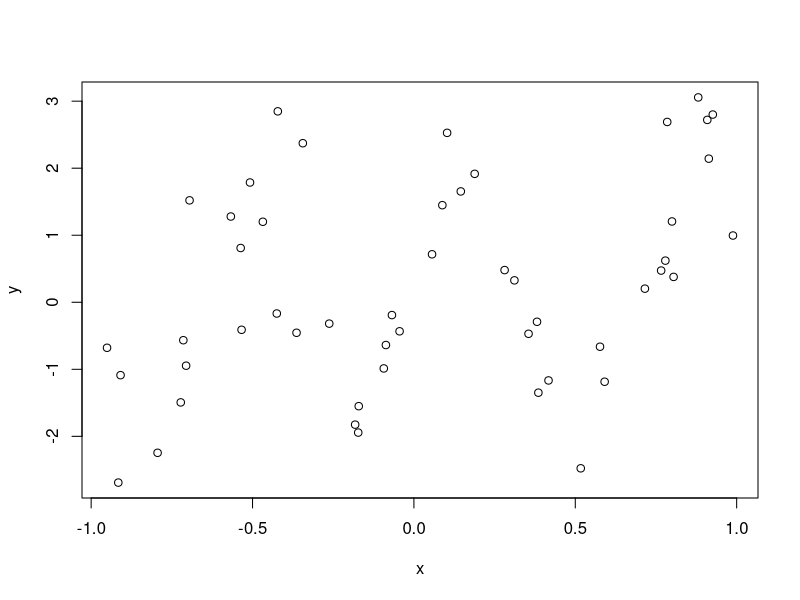

Recreate this plot in R.
## ---- chunk 1

## ---- chunk 2
set.seed(123)
N = 50
x = runif(N, -1, 1)
e = rnorm(N, 0, 1)
y  = 2*sin(3*pi*x) + e

plot(x, y)


## ---- chunk 3


X = matrix(x, N, 1)
Y = matrix(y, N, 1)


## ---- chunk 4

